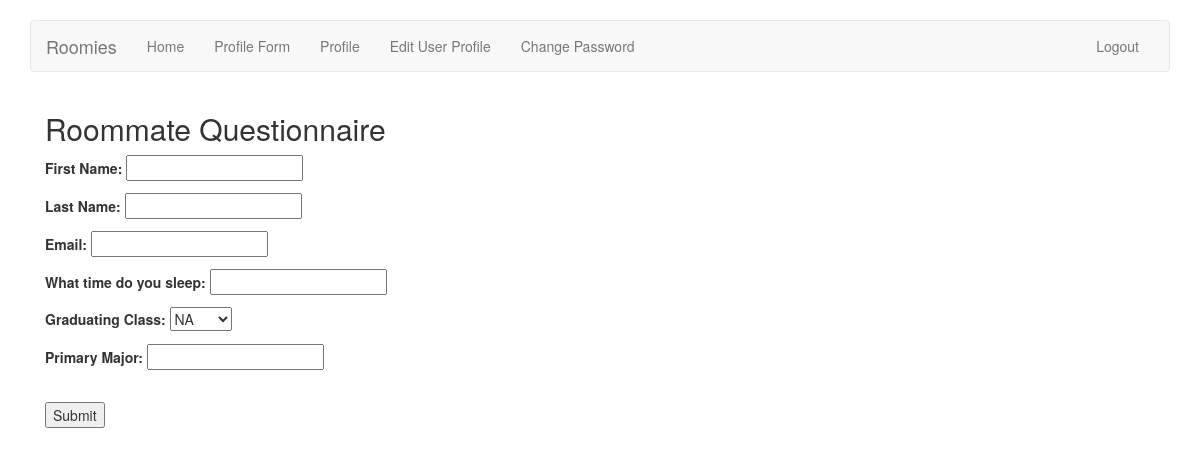
Before: /home/questions/ (signed in) with the older database file.
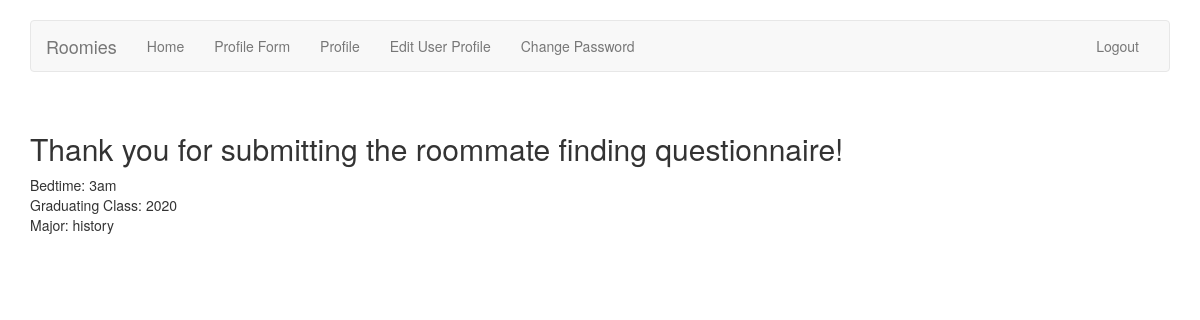
After: the same page with the newer database file.
### home/models.py (models this page shows)
class Application(models.Model):
    first_name = models.CharField(max_length=50, default='-')
    last_name = models.CharField(max_length=50, default='-')
    email = models.EmailField(max_length=50, default='-')
    bedtime = models.CharField(max_length=50, default='-')
    graduating_class = models.CharField(max_length=50, default='NA')
    major = models.CharField(max_length=50)
    user = models.ForeignKey(User, on_delete=models.CASCADE)

### home/views.py (the view, shortened to what this page needs)
# urls.py: path('questions/', ApplicationView.as_view(), name='questions'),
class ApplicationView(TemplateView):
    template_name = 'home/questions.html'
    def get(self, request):
        users = User.objects.exclude(id=request.user.id)
        ufirst_name = request.user.first_name
        ulast_name = request.user.last_name
        uemail = request.user.email
        try:
            friend = Friend.objects.get(current_user=request.user)
            friends = friend.users.all()
        except Friend.DoesNotExist:
            friends = None
        form = ApplicationForm(initial={'first_name':ufirst_name, 'last_name':ulast_name, 'email':uemail})
        try:
            application = Application.objects.filter(user=request.user)[:1]
            if application.count() > 0:
                args = {
                    'form': None, 'users': users, 'friends': friends, 'bedtime': application,
                    'graduating_class': application, 'major': application
                }
                return render(request, self.template_name, args)
            return render(request, self.template_name, {'form': form, 'users': users, 'friends': friends})
        except Application.DoesNotExist:
            application = None
            return render(request, self.template_name, {'form': form, 'users': users, 'friends': friends})

### home/templates/home/questions.html (shortened to what this page needs)
{% extends 'base.html' %}
{% block body %}
<div class="container">
   {% if form != form_filled %}
   <div class="col-md-8">
      <h2>Roommate Questionnaire</h2>
      <form method="post">
         {{ form.as_p }}
         <br />
         <button type="submit">Submit</button>
      </form>
   </div>
   {% endif %}
   {% if form == form_filled %}
   <br />
      <h2>
         Thank you for submitting the roommate finding questionnaire!
      </h2>
      {% for apps in bedtime %}
         Bedtime: {{ apps.bedtime }}
      {% endfor %}
      <br />
      {% for apps in graduating_class %}
         Graduating Class: {{apps.graduating_class}}
      {% endfor %}
      <br />
      {% for apps in major %}
         Major: {{apps.major}}
      {% endfor %}
   {% endif %}
</div>
{% endblock %}

### accounts/templates/base.html (shortened to what this page needs)
<!DOCTYPE html>
<html lang="en">
   <head>
      <link rel="stylesheet" href="https://maxcdn.bootstrapcdn.com/bootstrap/3.3.7/css/bootstrap.min.css"
>
   </head>
   <body>
      <br />
      <div class="container">
         <nav class="navbar navbar-default">
            <div class="container-fluid">
               <div class="navbar-header">
                  <a class="navbar-brand" href="/">Roomies</a>
               </div>
               <div class="collapse navbar-collapse" id="bs-example-navbar-collapse-1">
                  {% if user.is_authenticated %}
                  <ul class="nav navbar-nav">
                     <li><a href="{% url 'home:home' %}"> Home </a></li>
                     <li><a href="{% url 'home:questions' %}"> Profile Form </a></li>
                     <li><a href="{% url 'accounts:view_profile' %}">Profile</a></li>
                     <li><a href="{% url 'accounts:edit_profile' %}">Edit User Profile</a></li>
                     <li><a href="{% url 'accounts:change_password' %}">Change Password</a></li>
                  </ul>
                  <ul class="nav navbar-nav navbar-right">
                     <li><a href="{% url 'accounts:logout' %}">Logout</a></li>
                  </ul>
                  {% endif %}
               </div>
            </div>
         </nav>
      </div>
      {% block body %}{% endblock %}
   </body>
</html>

Changed rows visible on the page:
added Application: bedtime "3am", graduating_class "2020", major "history"
Other visible differences:
form field graduating_class: "NA" → (not shown)
text no longer shown: "Roommate Questionnaire First Name: Last Name: Email: What time do you sleep: Graduating Class: Primary Major: Submit"
text now shown: "Thank you for submitting the roommate finding questionnaire!"
